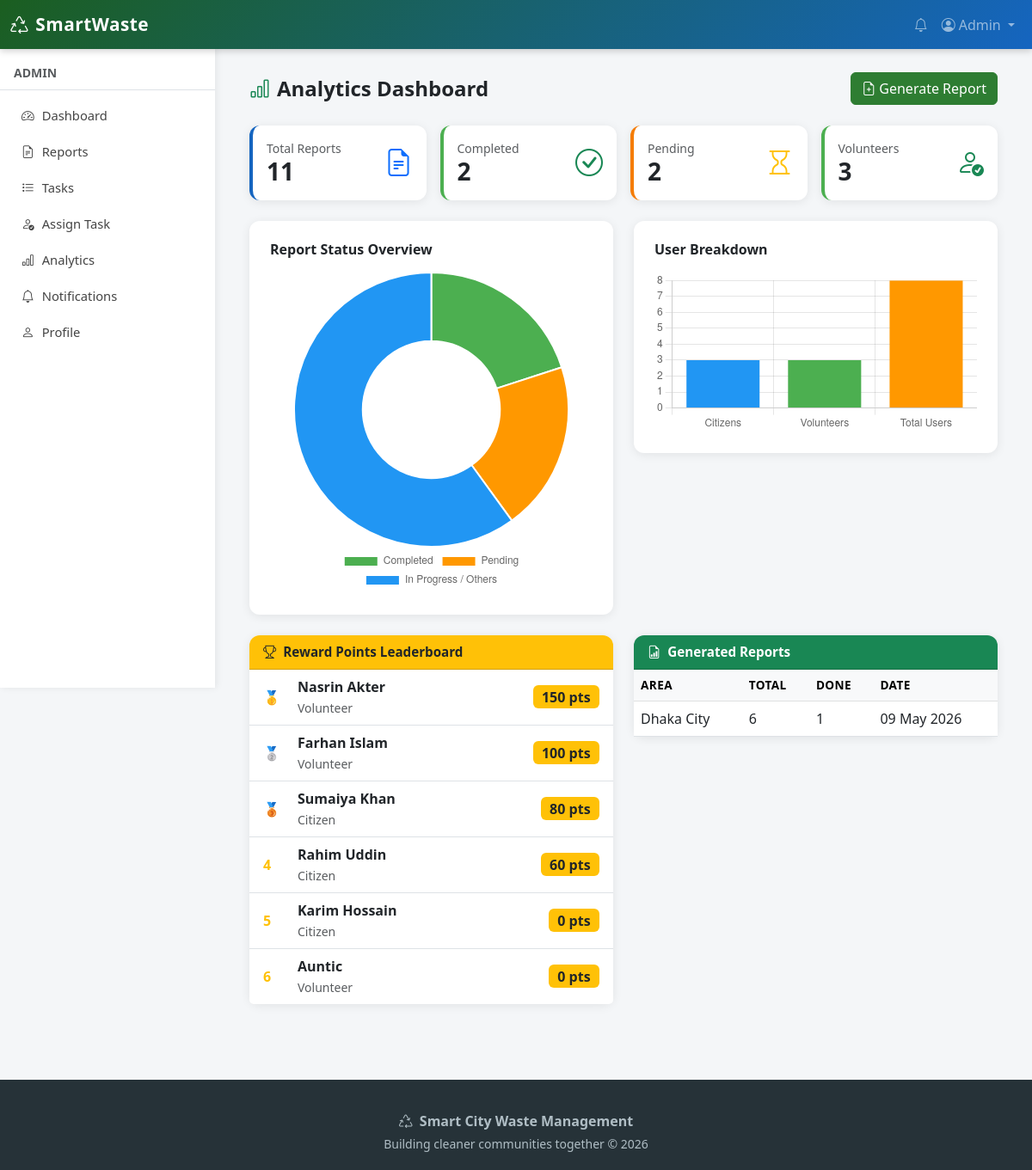
The page /analytics/ (signed in) on the database its author committed.
### users_app/models.py (models this page shows, shortened)
class User(AbstractBaseUser, PermissionsMixin):
    ROLE_CHOICES = [
        ('citizen', 'Citizen'),
        ('volunteer', 'Volunteer'),
        ('admin', 'Admin'),
    ]
    name = models.CharField(max_length=150)
    email = models.EmailField(unique=True)
    phone = models.CharField(max_length=20, blank=True)
    address = models.TextField(blank=True)
    profile_image = models.ImageField(upload_to='profiles/', blank=True, null=True)
    role = models.CharField(max_length=20, choices=ROLE_CHOICES, default='citizen')
    is_active = models.BooleanField(default=True)
    is_staff = models.BooleanField(default=False)
    date_joined = models.DateTimeField(auto_now_add=True)
    reward_points = models.IntegerField(default=0)
    USERNAME_FIELD = 'email'
    REQUIRED_FIELDS = ['name']
    objects = UserManager()
    class Meta:
        verbose_name = 'User'
        verbose_name_plural = 'Users'

### analytics_app/models.py (models this page shows, shortened)
class AnalyticsReport(models.Model):
    area_name = models.CharField(max_length=200)
    total_reports = models.IntegerField(default=0)
    completed_reports = models.IntegerField(default=0)
    pending_reports = models.IntegerField(default=0)
    active_volunteers = models.IntegerField(default=0)
    generated_date = models.DateField(auto_now_add=True)
    class Meta:
        ordering = ['-generated_date']

### analytics_app/views.py (the view)
# urls.py: path('', views.analytics_dashboard_view, name='analytics_dashboard'),
@login_required
def analytics_dashboard_view(request):
    if request.user.role != 'admin':
        messages.error(request, 'Permission denied.')
        return redirect('dashboard')
    total_reports = WasteReport.objects.count()
    completed_reports = WasteReport.objects.filter(status='completed').count()
    pending_reports = WasteReport.objects.filter(status='pending').count()
    total_users = User.objects.count()
    total_volunteers = User.objects.filter(role='volunteer').count()
    total_citizens = User.objects.filter(role='citizen').count()
    total_tasks = VolunteerTask.objects.count()
    completed_tasks = VolunteerTask.objects.filter(status='completed').count()
    analytics_reports = AnalyticsReport.objects.all()[:10]
    leaderboard = User.objects.filter(role__in=['citizen', 'volunteer']).order_by('-reward_points')[:10]
    context = {
        'total_reports': total_reports,
        'completed_reports': completed_reports,
        'pending_reports': pending_reports,
        'total_users': total_users,
        'total_volunteers': total_volunteers,
        'total_citizens': total_citizens,
        'total_tasks': total_tasks,
        'completed_tasks': completed_tasks,
        'analytics_reports': analytics_reports,
        'leaderboard': leaderboard,
    }
    return render(request, 'analytics_app/analytics_dashboard.html', context)

### analytics_app/templates/analytics_app/analytics_dashboard.html (shortened to what this page needs)
{% extends 'base.html' %}
{% block content %}
<div class="container-fluid">
    <div class="d-flex justify-content-between align-items-center mb-4">
        <h4 class="fw-bold mb-0"><i class="bi bi-bar-chart me-2 text-success"></i>Analytics Dashboard</h4>
        <a href="{% url 'report_generation' %}" class="btn btn-success">
            <i class="bi bi-file-earmark-plus me-1"></i>Generate Report
        </a>
    </div>
    <div class="row g-3 mb-4">
        <div class="col-sm-6 col-xl-3">
            <div class="card stat-card blue p-3">
                <div class="d-flex justify-content-between align-items-center">
                    <div><div class="text-muted small">Total Reports</div><h3 class="fw-bold mb-0">{{ total_reports }}</h3></div>
                    <i class="bi bi-file-earmark-text text-primary" style="font-size:2rem;"></i>
                </div>
            </div>
        </div>
        <div class="col-sm-6 col-xl-3">
            <div class="card stat-card green p-3">
                <div class="d-flex justify-content-between align-items-center">
                    <div><div class="text-muted small">Completed</div><h3 class="fw-bold mb-0">{{ completed_reports }}</h3></div>
                    <i class="bi bi-check-circle text-success" style="font-size:2rem;"></i>
                </div>
            </div>
        </div>
        <div class="col-sm-6 col-xl-3">
            <div class="card stat-card orange p-3">
                <div class="d-flex justify-content-between align-items-center">
                    <div><div class="text-muted small">Pending</div><h3 class="fw-bold mb-0">{{ pending_reports }}</h3></div>
                    <i class="bi bi-hourglass text-warning" style="font-size:2rem;"></i>
                </div>
            </div>
        </div>
        <div class="col-sm-6 col-xl-3">
            <div class="card stat-card green p-3">
                <div class="d-flex justify-content-between align-items-center">
                    <div><div class="text-muted small">Volunteers</div><h3 class="fw-bold mb-0">{{ total_volunteers }}</h3></div>
                    <i class="bi bi-person-check text-success" style="font-size:2rem;"></i>
                </div>
            </div>
        </div>
    </div>
    <div class="row g-4 mb-4">
        <div class="col-md-6">
            <div class="card p-4">
                <h6 class="fw-bold mb-3">Report Status Overview</h6>
                <canvas id="statusChart"></canvas>
            </div>
        </div>
        <div class="col-md-6">
            <div class="card p-4">
                <h6 class="fw-bold mb-3">User Breakdown</h6>
                <canvas id="userChart"></canvas>
            </div>
        </div>
    </div>
    <div class="row g-4">
        <div class="col-md-6">
            <div class="card">
                <div class="card-header bg-warning text-dark fw-bold">
                    <i class="bi bi-trophy me-2"></i>Reward Points Leaderboard
                </div>
                <div class="list-group list-group-flush">
                    {% for u in leaderboard %}
                    <div class="list-group-item d-flex align-items-center gap-3">
                        <span class="fw-bold text-warning" style="width:24px;">
                            {% if forloop.counter == 1 %}🥇{% elif forloop.counter == 2 %}🥈{% elif forloop.counter == 3 %}🥉{% else %}{{ forloop.counter }}{% endif %}
                        </span>
                        <div class="flex-grow-1">
                            <div class="fw-semibold">{{ u.name }}</div>
                            <small class="text-muted">{{ u.get_role_display }}</small>
                        </div>
                        <span class="badge bg-warning text-dark fs-6">{{ u.reward_points }} pts</span>
                    </div>
                    {% empty %}
                    <div class="list-group-item text-muted text-center py-3">No data yet</div>
                    {% endfor %}
                </div>
            </div>
        </div>
        <div class="col-md-6">
            <div class="card">
                <div class="card-header bg-success text-white fw-bold">
                    <i class="bi bi-file-earmark-bar-graph me-2"></i>Generated Reports
                </div>
                <div class="table-responsive">
                    <table class="table table-hover mb-0">
                        <thead class="table-light"><tr><th>Area</th><th>Total</th><th>Done</th><th>Date</th></tr></thead>
                        <tbody>
                            {% for ar in analytics_reports %}
                            <tr>
                                <td>{{ ar.area_name }}</td>
                                <td>{{ ar.total_reports }}</td>
                                <td>{{ ar.completed_reports }}</td>
                                <td>{{ ar.generated_date|date:"d M Y" }}</td>
                            </tr>
                            {% empty %}
                            <tr><td colspan="4" class="text-center text-muted py-3">No reports generated yet</td></tr>
                            {% endfor %}
                        </tbody>
                    </table>
                </div>
            </div>
        </div>
    </div>
</div>
{% endblock %}
{% block extra_js %}
<script>
// Report Status Chart
new Chart(document.getElementById('statusChart'), {
    type: 'doughnut',
    data: {
        labels: ['Completed', 'Pending', 'In Progress / Others'],
        datasets: [{
            data: [{{ completed_reports }}, {{ pending_reports }}, {{ total_tasks }}],
            backgroundColor: ['#4caf50', '#ff9800', '#2196f3'],
        }]
    },
    options: { responsive: true, plugins: { legend: { position: 'bottom' } } }
});
// User Chart
new Chart(document.getElementById('userChart'), {
    type: 'bar',
    data: {
        labels: ['Citizens', 'Volunteers', 'Total Users'],
        datasets: [{
            label: 'Count',
            data: [{{ total_citizens }}, {{ total_volunteers }}, {{ total_users }}],
            backgroundColor: ['#2196f3', '#4caf50', '#ff9800'],
        }]
    },
    options: { responsive: true, plugins: { legend: { display: false } } }
});
</script>
{% endblock %}

### templates/base.html (shortened to what this page needs)
{% load static %}
<!DOCTYPE html>
<html lang="en">
<head>
    <link href="https://cdn.jsdelivr.net/npm/bootstrap@5.3.0/dist/css/bootstrap.min.css" rel="stylesheet">
    <link href="https://cdn.jsdelivr.net/npm/bootstrap-icons@1.10.0/font/bootstrap-icons.css" rel="stylesheet">
    <link href="{% static 'css/style.css' %}" rel="stylesheet">
</head>
<body>
<nav class="navbar navbar-expand-lg navbar-dark fixed-top">
    <div class="container-fluid">
        <a class="navbar-brand" href="{% url 'home' %}">
            <i class="bi bi-recycle me-2"></i>SmartWaste
        </a>
        <div class="collapse navbar-collapse" id="navbarNav">
            <ul class="navbar-nav ms-auto align-items-center">
                {% if user.is_authenticated %}
                <li class="nav-item">
                    <a class="nav-link" href="{% url 'notification_list' %}">
                        <i class="bi bi-bell"></i>
                    </a>
                </li>
                <li class="nav-item dropdown">
                    <a class="nav-link dropdown-toggle" href="#" data-bs-toggle="dropdown">
                        <i class="bi bi-person-circle me-1"></i>{{ user.name }}
                    </a>
                </li>
                {% else %}
                <li class="nav-item"><a class="nav-link" href="{% url 'login' %}">Login</a></li>
                <li class="nav-item"><a class="nav-link btn btn-light text-dark px-3 ms-2" href="{% url 'register' %}">Register</a></li>
                {% endif %}
            </ul>
        </div>
    </div>
</nav>
{% if user.is_authenticated %}
<div class="sidebar pt-3">
    <div class="px-3 pb-2 mb-2 border-bottom">
        <small class="text-muted text-uppercase fw-bold">{{ user.get_role_display }}</small>
    </div>
    <ul class="nav flex-column">
        <li class="nav-item"><a class="nav-link" href="{% url 'dashboard' %}"><i class="bi bi-speedometer2"></i>Dashboard</a></li>
        <li class="nav-item"><a class="nav-link" href="{% url 'report_list' %}"><i class="bi bi-file-earmark-text"></i>Reports</a></li>
        {% if user.role == 'admin' %}
        <li class="nav-item"><a class="nav-link" href="{% url 'task_list' %}"><i class="bi bi-list-task"></i>Tasks</a></li>
        <li class="nav-item"><a class="nav-link" href="{% url 'task_form' %}"><i class="bi bi-person-check"></i>Assign Task</a></li>
        <li class="nav-item"><a class="nav-link" href="{% url 'analytics_dashboard' %}"><i class="bi bi-bar-chart"></i>Analytics</a></li>
        {% endif %}
        <li class="nav-item"><a class="nav-link" href="{% url 'notification_list' %}"><i class="bi bi-bell"></i>Notifications</a></li>
        <li class="nav-item"><a class="nav-link" href="{% url 'profile' %}"><i class="bi bi-person"></i>Profile</a></li>
    </ul>
</div>
<div class="main-content">
{% else %}
<div class="pt-5 mt-3">
{% endif %}
    {% block content %}{% endblock %}
</div>
<footer>
    <div class="container text-center">
        <p class="mb-1"><i class="bi bi-recycle me-2"></i><strong>Smart City Waste Management</strong></p>
        <p class="small mb-0">Building cleaner communities together &copy; 2026</p>
    </div>
</footer>
{% block extra_js %}{% endblock %}
</body>
</html>

### static/css/style.css (style rules this page uses)
:root { --primary: #2e7d32; --primary-light: #4caf50; --primary-dark: #1b5e20; --secondary: #1565c0; --accent: #f57c00; --danger: #c62828; --bg: #f4f6f8; --card-shadow: 0 2px 12px rgba(0,0,0,0.08); }
body { background: var(--bg); font-family: 'Segoe UI', Tahoma, Geneva, Verdana, sans-serif; }
a { text-decoration: none; }
.navbar { background: linear-gradient(135deg, var(--primary-dark) 0%, var(--secondary) 100%) !important; box-shadow: 0 2px 8px rgba(0,0,0,0.2); }
.navbar-brand { font-weight: 800; font-size: 1.3rem; letter-spacing: 0.5px; }
.sidebar { width: 250px; min-height: calc(100vh - 56px); background: #ffffff; box-shadow: 2px 0 8px rgba(0,0,0,0.07); position: fixed; top: 56px; left: 0; z-index: 99; overflow-y: auto; }
.sidebar .nav-link { color: #444; padding: 10px 22px; border-left: 3px solid transparent; transition: all 0.2s ease; font-size: 0.92rem; }
.sidebar .nav-link i { margin-right: 9px; width: 18px; text-align: center; }
.main-content { margin-left: 250px; margin-top: 56px; padding: 28px; min-height: calc(100vh - 56px); }
.card { border: none; border-radius: 12px; box-shadow: var(--card-shadow); transition: transform 0.15s ease, box-shadow 0.15s ease; }
.card-header { border-radius: 12px 12px 0 0 !important; font-weight: 600; font-size: 0.95rem; }
.stat-card { border-left: 4px solid #ddd; }
.stat-card.green { border-left-color: var(--primary-light); }
.stat-card.blue { border-left-color: var(--secondary); }
.stat-card.orange { border-left-color: var(--accent); }
.btn-success { background: var(--primary); border-color: var(--primary); }
.table th { font-weight: 600; font-size: 0.85rem; text-transform: uppercase; letter-spacing: 0.4px; }
.table td { vertical-align: middle; }
footer { background: #263238; color: #b0bec5; padding: 36px 0 20px; margin-top: 60px; }

### rows shown on the page
User: name "Admin", role "ADMIN"
User: name "Nasrin Akter", role "Volunteer", reward_points "150"
User: name "Farhan Islam", role "Volunteer", reward_points "100"
User: name "Sumaiya Khan", role "Citizen", reward_points "80"
User: name "Rahim Uddin", role "Citizen", reward_points "60"
User: name "Karim Hossain", role "Citizen", reward_points "0"
User: name "Auntic", role "Volunteer", reward_points "0"
AnalyticsReport: area_name "Dhaka City", total_reports "6", completed_reports "1", generated_date "09 May 2026"

### other values the page prints
{{ total_reports }} "11"
{{ completed_reports }} "2"
{{ pending_reports }} "2"
{{ total_volunteers }} "3"
chart data {{ completed_reports }} 2
chart data {{ pending_reports }} 2
chart data {{ total_tasks }} 6
chart data {{ total_citizens }} 3
